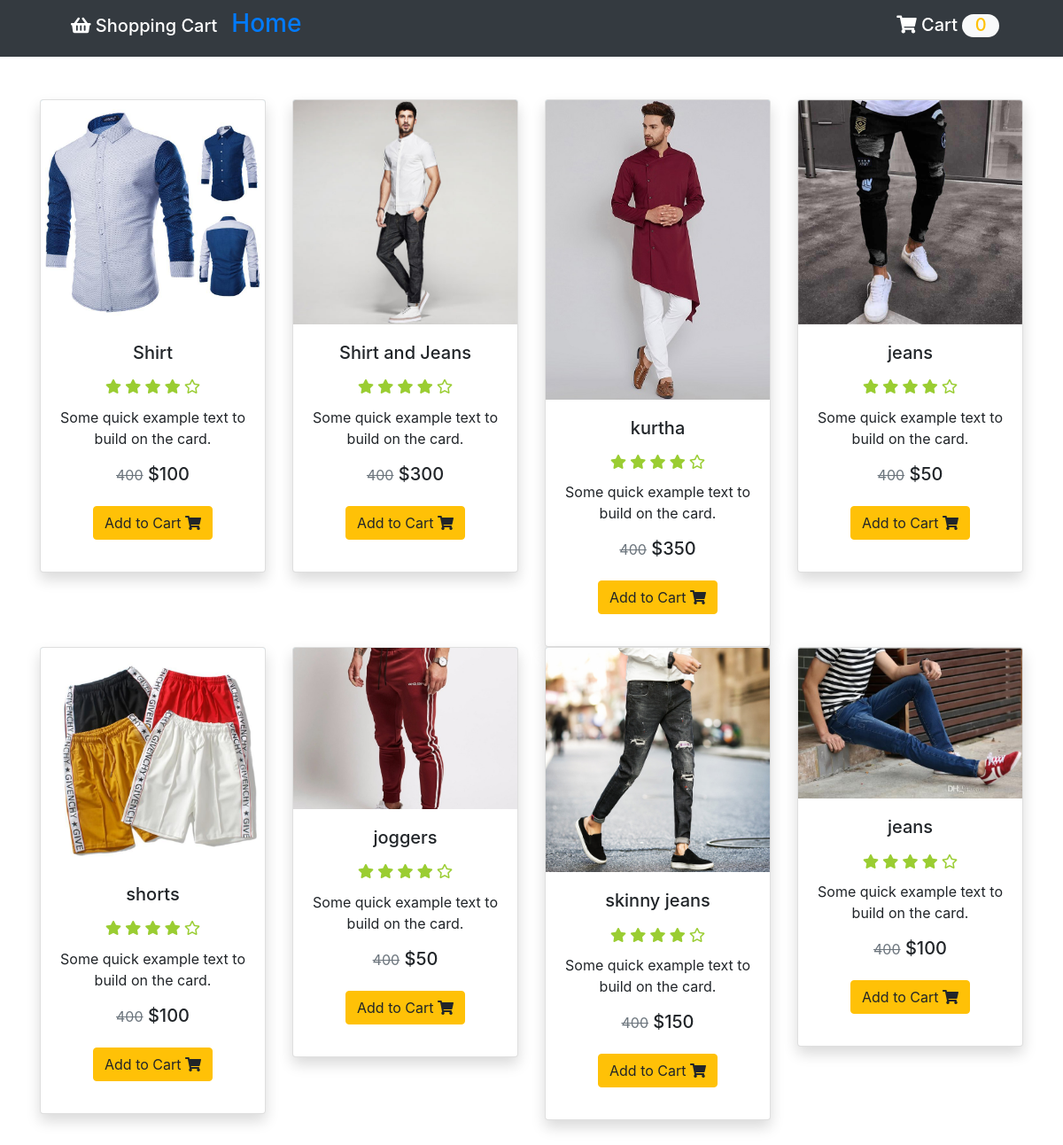
The page /Shopping/index.php on the database its author committed.
### tables this page shows
CREATE TABLE `producttb` (
  `id` int(11) NOT NULL,
  `product_name` varchar(25) NOT NULL DEFAULT 'NOT NULL',
  `product_price` float NOT NULL,
  `product_image` varchar(100) NOT NULL
);

### Shopping/php/CreateDb.php (called while the page is built, shortened)
<?php
class CreateDb
{
        public $tablename;
        public $con;
    public function __construct(
        $dbname = "Newdb",
        $tablename = "Productdb",
        $servername = "localhost",
        $username = "root",
        $password = ""
    )
    {
      $this->tablename = $tablename;
        $this->con = mysqli_connect($servername, $username, $password);
        $sql = "CREATE DATABASE IF NOT EXISTS $dbname";
        if(mysqli_query($this->con, $sql)){
            $this->con = mysqli_connect($servername, $username, $password, $dbname);
            $sql = " CREATE TABLE IF NOT EXISTS $tablename
                            (id INT(11) NOT NULL AUTO_INCREMENT PRIMARY KEY,
                             product_name VARCHAR (25) NOT NULL,
                             product_price FLOAT,
                             product_image VARCHAR (100)
                            );";
        }else{
            return false;
        }
    }
    public function getData(){
        $sql = "SELECT * FROM $this->tablename";
        $result = mysqli_query($this->con, $sql);
        if(mysqli_num_rows($result) > 0){
            return $result;
        }
    }
}

### Shopping/php/component.php (the view, shortened to what this page needs)
<?php
function component($productname, $productprice, $productimg, $productid){
    $element = "
    <div class=\"col-md-3 col-sm-6 my-3 my-md-0\">
                <form action=\"index.php\" method=\"post\">
                    <div class=\"card shadow\">
                        <div>
                            <img src=\"$productimg\" alt=\"Image1\" class=\"img-fluid card-img-top\">
                        </div>
                        <div class=\"card-body\">
                            <h5 class=\"card-title\">$productname</h5>
                            <h6>
                                <i class=\"fas fa-star\"></i>
                                <i class=\"fas fa-star\"></i>
                                <i class=\"fas fa-star\"></i>
                                <i class=\"fas fa-star\"></i>
                                <i class=\"far fa-star\"></i>
                            </h6>
                            <p class=\"card-text\">
                                Some quick example text to build on the card.
                            </p>
                            <h5>
                                <small><s class=\"text-secondary\">400</s></small>
                                <span class=\"price\">$$productprice</span>
                            </h5>
                            <button type=\"submit\" class=\"btn btn-warning my-3\" name=\"add\">Add to Cart <i class=\"fas fa-shopping-cart\"></i></button>
                             <input type='hidden' name='product_id' value='$productid'>
                        </div>
                    </div>
                </form>
            </div>
    ";
    echo $element;
}

### Shopping/index.php (shortened to what this page needs)
<?php
require_once ('php/CreateDb.php');
require_once ('./php/component.php');
$database = new CreateDb("Productdb", "Producttb");
?>
<!doctype html>
<html lang="en">
<head>
    <link rel="stylesheet" href="https://cdnjs.cloudflare.com/ajax/libs/font-awesome/5.8.2/css/all.css" />
    <link rel="stylesheet" href="https://stackpath.bootstrapcdn.com/bootstrap/4.3.1/css/bootstrap.min.css">
    <link rel="stylesheet" href="style.css">
</head>
<body>
<?php require_once ("php/header.php"); ?>
<div class="container">
        <div class="row text-center py-5">
            <?php
                $result = $database->getData();
                while ($row = mysqli_fetch_assoc($result)){
                    component($row['product_name'], $row['product_price'], $row['product_image'], $row['id']);
                }
            ?>
        </div>
</div>
</body>
</html>

### Shopping/php/header.php (shortened to what this page needs)
<header id="header">
    <nav class="navbar navbar-expand-lg navbar-dark bg-dark">
        <a href="index.php" class="navbar-brand">
            <h3 class="px-5">
                <i class="fas fa-shopping-basket"></i> Shopping Cart
                <a href="/yogesh/index.html">Home</a>
            </h3>
        </a>
        <div class="collapse navbar-collapse" id="navbarNavAltMarkup">
            <div class="navbar-nav">
                <a href="cart.php" class="nav-item nav-link active">
                    <h5 class="px-5 cart">
                        <i class="fas fa-shopping-cart"></i> Cart
                        <?php
                        if (isset($_SESSION['cart'])){
                            $count = count($_SESSION['cart']);
                            echo "<span id=\"cart_count\" class=\"text-warning bg-light\">$count</span>";
                        }else{
                            echo "<span id=\"cart_count\" class=\"text-warning bg-light\">0</span>";
                        }
                        ?>
                    </h5>
                </a>
            </div>
        </div>
    </nav>
</header>

### Shopping/style.css (style rules this page uses)
img { max-width: 100%; height: auto; background: lightblue; background: radial-gradient(white 30%, lightblue 70%); }
.fa-star, .fa-star-half { color: yellowgreen; padding: 3% 0; }
#cart_count { text-align: center; padding: 0 0.9rem 0.1rem 0.9rem; border-radius: 3rem; }

### rows shown on the page
producttb: product_image (picture), product_name "Shirt", product_price "100"
producttb: product_image (picture), product_name "Shirt and Jeans", product_price "300"
producttb: product_image (picture), product_name "kurtha", product_price "350"
producttb: product_image (picture), product_name "jeans", product_price "50"
producttb: product_image (picture), product_name "shorts", product_price "100"
producttb: product_image (picture), product_name "joggers", product_price "50"
producttb: product_image (picture), product_name "skinny jeans", product_price "150"
producttb: product_image (picture), product_name "jeans", product_price "100"
